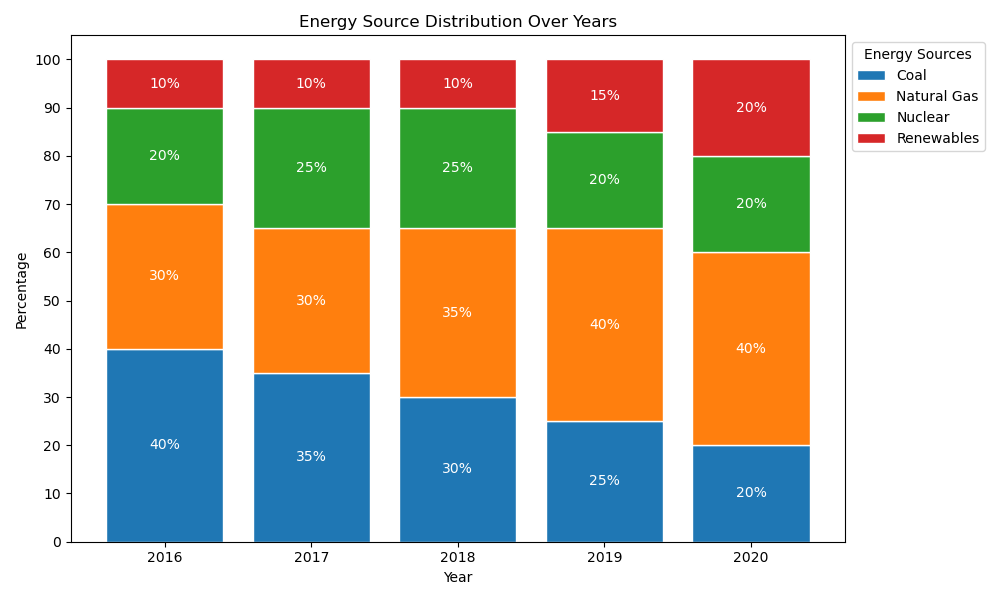

Python code for this plot:

import matplotlib.pyplot as plt

# Data
data = [
    {'Year': 2016, 'Coal': '40%', 'Natural Gas': '30%', 'Nuclear': '20%', 'Renewables': '10%'},
    {'Year': 2017, 'Coal': '35%', 'Natural Gas': '30%', 'Nuclear': '25%', 'Renewables': '10%'},
    {'Year': 2018, 'Coal': '30%', 'Natural Gas': '35%', 'Nuclear': '25%', 'Renewables': '10%'},
    {'Year': 2019, 'Coal': '25%', 'Natural Gas': '40%', 'Nuclear': '20%', 'Renewables': '15%'},
    {'Year': 2020, 'Coal': '20%', 'Natural Gas': '40%', 'Nuclear': '20%', 'Renewables': '20%'}
]

# Extract years
years = [d['Year'] for d in data]

# Normalize data and convert to integer
for d in data:
    for key in d:
        if key != 'Year':
            # Remove % and convert to integer
            d[key] = int(d[key].rstrip('%'))

# Setup the values for each stack
coal = [d['Coal'] for d in data]
natural_gas = [d['Natural Gas'] for d in data]
nuclear = [d['Nuclear'] for d in data]
renewables = [d['Renewables'] for d in data]

# Create stacked bar chart
plt.figure(figsize=(10, 6))

plt.bar(years, coal, label='Coal', edgecolor='white')
plt.bar(years, natural_gas, bottom=coal, label='Natural Gas', edgecolor='white')
plt.bar(years, nuclear, bottom=[i+j for i,j in zip(coal, natural_gas)], label='Nuclear', edgecolor='white')
plt.bar(years, renewables, bottom=[i+j+k for i,j,k in zip(coal, natural_gas, nuclear)], label='Renewables', edgecolor='white')

# Customize the plot
plt.xlabel('Year')
plt.ylabel('Percentage')
plt.title('Energy Source Distribution Over Years')
plt.xticks(years)
plt.yticks(range(0, 101, 10))

# Create a legend
plt.legend(loc='upper left', bbox_to_anchor=(1,1), title='Energy Sources')

# Annotate each stack with the percentage value
for i in range(len(years)):
    plt.text(years[i], coal[i]/2, f'{coal[i]}%', ha='center', va='center', color='white')
    plt.text(years[i], coal[i] + natural_gas[i]/2, f'{natural_gas[i]}%', ha='center', va='center', color='white')
    plt.text(years[i], coal[i] + natural_gas[i] + nuclear[i]/2, f'{nuclear[i]}%', ha='center', va='center', color='white')
    plt.text(years[i], coal[i] + natural_gas[i] + nuclear[i] + renewables[i]/2, f'{renewables[i]}%', ha='center', va='center', color='white')

# Tight layout to fit legend
plt.tight_layout()

# Show plot
plt.show()
